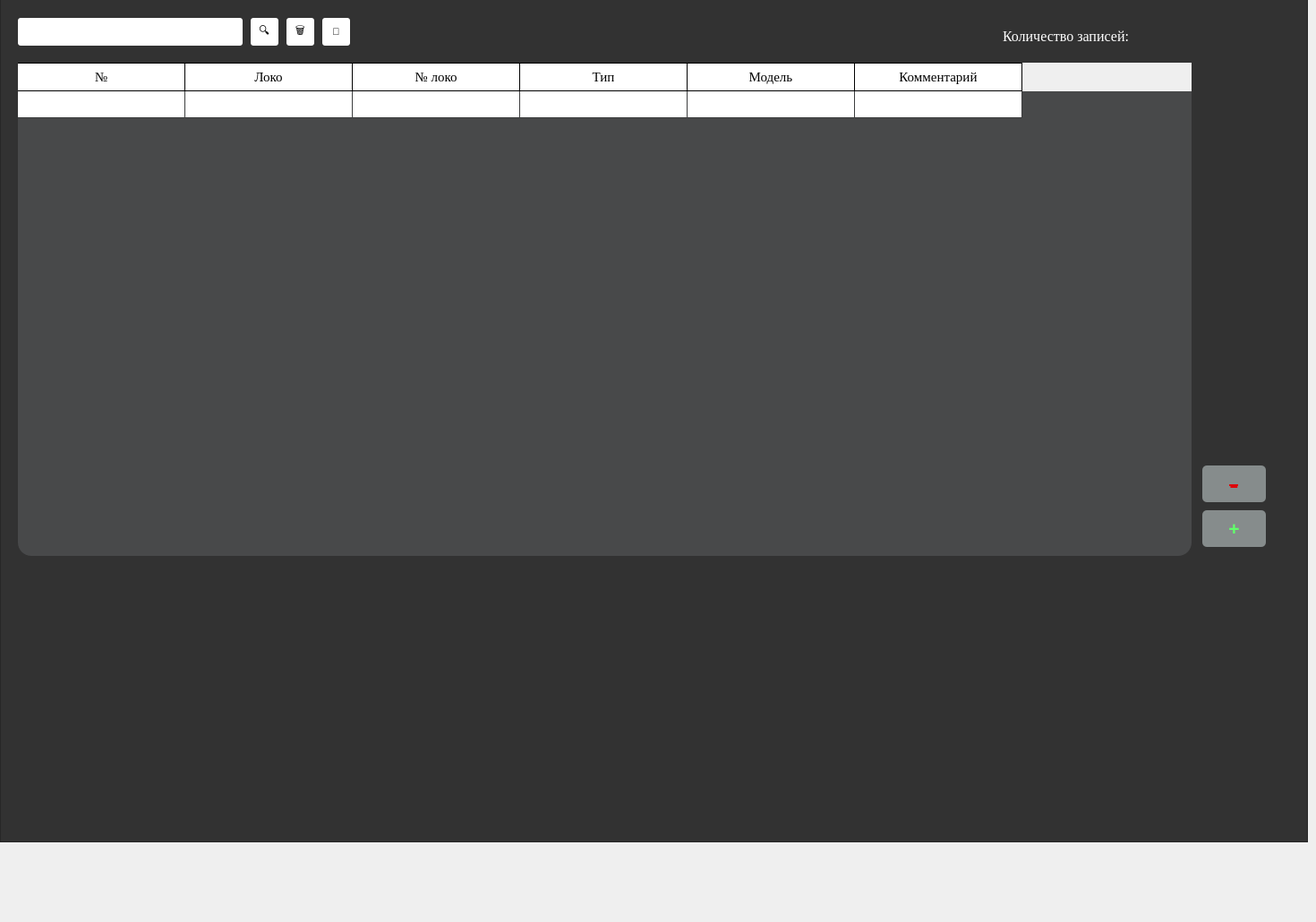
      <widget class="QWidget" name="tab_18">
       <attribute name="title">
        <string>Система 6</string>
       </attribute>
       <widget class="QLineEdit" name="lineEdit_15">
        <property name="geometry">
         <rect>
          <x>20</x>
          <y>20</y>
          <width>251</width>
          <height>31</height>
         </rect>
        </property>
        <property name="styleSheet">
         <string notr="true">QLineEdit {
background-color: rgb(255, 255, 255);
border-radius: 3px;}</string>
        </property>
       </widget>
       <widget class="QPushButton" name="pushButton_47">
        <property name="geometry">
         <rect>
          <x>280</x>
          <y>20</y>
          <width>31</width>
          <height>31</height>
         </rect>
        </property>
        <property name="styleSheet">
         <string notr="true">QPushButton {
	background-color: rgb(255, 255, 255);
	border-radius: 3px;
	color:rgb(0, 0, 0)}
QPushButton:hover {
	background-color: rgb(229, 229, 229);
	color:rgb(0, 0, 0)}
QPushButton:pressed {
	background-color: rgb(255, 255, 255);}</string>
        </property>
        <property name="text">
         <string>🔍</string>
        </property>
        <property name="icon">
         <iconset>
          <normaloff>sql_maket/Search.PNG</normaloff>sql_maket/Search.PNG</iconset>
        </property>
        <property name="iconSize">
         <size>
          <width>30</width>
          <height>30</height>
         </size>
        </property>
        <property name="checkable">
         <bool>true</bool>
        </property>
        <property name="checked">
         <bool>true</bool>
        </property>
       </widget>
       <widget class="QPushButton" name="pushButton_53">
        <property name="geometry">
         <rect>
          <x>320</x>
          <y>20</y>
          <width>31</width>
          <height>31</height>
         </rect>
        </property>
        <property name="styleSheet">
         <string notr="true">QPushButton {
	background-color: rgb(255, 255, 255);
	border-radius: 3px;
	color:rgb(0, 0, 0)}
QPushButton:hover {
	background-color: rgb(229, 229, 229);
	color:rgb(0, 0, 0)}
QPushButton:pressed {
	background-color: rgb(255, 255, 255);}</string>
        </property>
        <property name="text">
         <string>🗑</string>
        </property>
        <property name="icon">
         <iconset>
          <normaloff>sql_maket/musor.PNG</normaloff>sql_maket/musor.PNG</iconset>
        </property>
        <property name="iconSize">
         <size>
          <width>30</width>
          <height>30</height>
         </size>
        </property>
        <property name="checkable">
         <bool>true</bool>
        </property>
        <property name="checked">
         <bool>true</bool>
        </property>
       </widget>
       <widget class="QLabel" name="label_15">
        <property name="geometry">
         <rect>
          <x>1120</x>
          <y>30</y>
          <width>321</width>
          <height>20</height>
         </rect>
        </property>
        <property name="font">
         <font>
          <family>Times New Roman</family>
          <pointsize>12</pointsize>
         </font>
        </property>
        <property name="styleSheet">
         <string notr="true">QLabel {
	color: rgb(255, 255, 255);}</string>
        </property>
        <property name="text">
         <string>Количество записей:</string>
        </property>
       </widget>
       <widget class="QPushButton" name="pushButton_63">
        <property name="geometry">
         <rect>
          <x>1343</x>
          <y>520</y>
          <width>71</width>
          <height>41</height>
         </rect>
        </property>
        <property name="sizePolicy">
         <sizepolicy hsizetype="Minimum" vsizetype="Fixed">
          <horstretch>0</horstretch>
          <verstretch>0</verstretch>
         </sizepolicy>
        </property>
        <property name="font">
         <font>
          <pointsize>24</pointsize>
          <underline>false</underline>
          <strikeout>true</strikeout>
         </font>
        </property>
        <property name="styleSheet">
         <string notr="true">QPushButton {
	background-color: rgb(134, 140, 140);
	border-radius: 5px;
	color: rgb(222, 6, 10);
}
QPushButton:hover {
	background-color: rgb(122, 122, 122);
	color: rgb(222, 6, 10)}
QPushButton:pressed {
	background-color: rgb(134, 140, 140);}</string>
        </property>
        <property name="text">
         <string>-</string>
        </property>
       </widget>
       <widget class="QPushButton" name="pushButton_64">
        <property name="geometry">
         <rect>
          <x>1343</x>
          <y>570</y>
          <width>71</width>
          <height>41</height>
         </rect>
        </property>
        <property name="sizePolicy">
         <sizepolicy hsizetype="Minimum" vsizetype="Fixed">
          <horstretch>0</horstretch>
          <verstretch>0</verstretch>
         </sizepolicy>
        </property>
        <property name="font">
         <font>
          <pointsize>16</pointsize>
          <weight>75</weight>
          <italic>false</italic>
          <bold>true</bold>
          <underline>false</underline>
          <strikeout>false</strikeout>
         </font>
        </property>
        <property name="styleSheet">
         <string notr="true">QPushButton {
	background-color: rgb(134, 140, 140);
	border-radius: 5px;
	color: rgb(97, 255, 107);
}
QPushButton:hover {
	background-color: rgb(122, 122, 122);
	color: rgb(97, 255, 107)}
QPushButton:pressed {
	background-color: rgb(134, 140, 140);}</string>
        </property>
        <property name="text">
         <string>+</string>
        </property>
        <property name="checkable">
         <bool>false</bool>
        </property>
        <property name="autoRepeat">
         <bool>false</bool>
        </property>
        <property name="autoExclusive">
         <bool>false</bool>
        </property>
       </widget>
       <widget class="QTableWidget" name="tableWidget_15">
        <property name="geometry">
         <rect>
          <x>20</x>
          <y>70</y>
          <width>1311</width>
          <height>551</height>
         </rect>
        </property>
        <property name="font">
         <font>
          <family>Times New Roman</family>
          <pointsize>11</pointsize>
          <weight>50</weight>
          <bold>false</bold>
         </font>
        </property>
        <property name="styleSheet">
         <string notr="true">QTableWidget {
border-radius: 15px;
background-color: rgb(72, 73, 74)}

QHeaderView::section {
    background-color: rgb(255, 255, 255);
    padding: 4px;
    font-size: 11pt;
	font-family: Times New Roman;
    border-bottom: 1px solid rgb(0, 0, 0);
    border-right: 1px solid rgb(0, 0, 0);
}

QHeaderView::section:horizontal
{
    border-top: 1px solid rgb(0, 0, 0);
}

QHeaderView::section:vertical
{
    border-left: 1px solid rgb(0, 0, 0);
}

QTableWidget::item {
	background-color: rgb(255, 255, 255);
}
QTableWidget::item:selected {
	background-color: rgb(170, 255, 255);
	color:rgb(0, 0, 0);
}</string>
        </property>
        <property name="textElideMode">
         <enum>Qt::ElideMiddle</enum>
        </property>
        <attribute name="horizontalHeaderDefaultSectionSize">
         <number>187</number>
        </attribute>
        <attribute name="horizontalHeaderHighlightSections">
         <bool>false</bool>
        </attribute>
        <attribute name="verticalHeaderVisible">
         <bool>false</bool>
        </attribute>
        <row>
         <property name="text">
          <string>New Row</string>
         </property>
        </row>
        <column>
         <property name="text">
          <string>№</string>
         </property>
        </column>
        <column>
         <property name="text">
          <string>Локо</string>
         </property>
        </column>
        <column>
         <property name="text">
          <string>№ локо</string>
         </property>
        </column>
        <column>
         <property name="text">
          <string>Тип</string>
         </property>
        </column>
        <column>
         <property name="text">
          <string>Модель</string>
         </property>
        </column>
        <column>
         <property name="text">
          <string>Комментарий</string>
         </property>
        </column>
       </widget>
       <widget class="QFrame" name="frame_20">
        <property name="geometry">
         <rect>
          <x>0</x>
          <y>-80</y>
          <width>1461</width>
          <height>1021</height>
         </rect>
        </property>
        <property name="styleSheet">
         <string notr="true">
background-color: rgb(50, 50, 50);</string>
        </property>
        <property name="frameShape">
         <enum>QFrame::StyledPanel</enum>
        </property>
        <property name="frameShadow">
         <enum>QFrame::Raised</enum>
        </property>
        <widget class="QPushButton" name="pushButton_save_8">
         <property name="geometry">
          <rect>
           <x>360</x>
           <y>100</y>
           <width>31</width>
           <height>31</height>
          </rect>
         </property>
         <property name="font">
          <font>
           <pointsize>8</pointsize>
          </font>
         </property>
         <property name="styleSheet">
          <string notr="true">QPushButton {
	background-color: rgb(255, 255, 255);
	border-radius: 3px;
	color:rgb(0, 0, 0)}
QPushButton:hover {
	background-color: rgb(229, 229, 229);
	color:rgb(0, 0, 0)}
QPushButton:pressed {
	background-color: rgb(255, 255, 255);}</string>
         </property>
         <property name="text">
          <string>💾</string>
         </property>
         <property name="icon">
          <iconset>
           <normaloff>sql_maket/save.PNG</normaloff>sql_maket/save.PNG</iconset>
         </property>
         <property name="iconSize">
          <size>
           <width>30</width>
           <height>30</height>
          </size>
         </property>
         <property name="checkable">
          <bool>true</bool>
         </property>
         <property name="checked">
          <bool>true</bool>
         </property>
         <property name="autoDefault">
          <bool>false</bool>
         </property>
         <property name="default">
          <bool>false</bool>
         </property>
         <property name="flat">
          <bool>false</bool>
         </property>
        </widget>
       </widget>
       <zorder>frame_20</zorder>
       <zorder>lineEdit_15</zorder>
       <zorder>pushButton_47</zorder>
       <zorder>pushButton_53</zorder>
       <zorder>label_15</zorder>
       <zorder>pushButton_63</zorder>
       <zorder>tableWidget_15</zorder>
       <zorder>pushButton_64</zorder>
      </widget>
